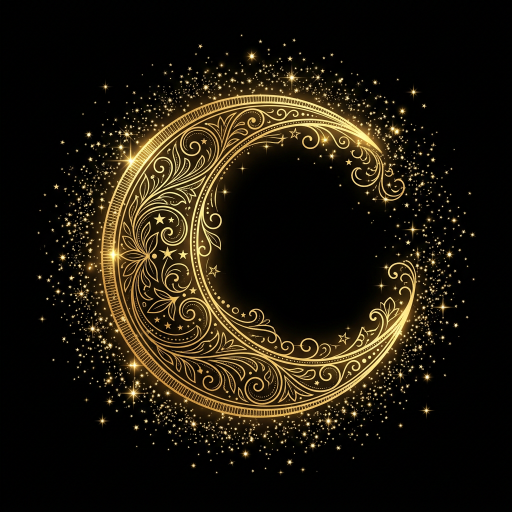
#> input picture invitacion-boda/plataforma/assets/luna.png, 1024 x 1024 px, given in place of sobre-cerrado.png, which was not available (shown at 1/2 size)
$ python build.py plataforma/assets/luna.png
#> lines starting #> are read from the running program, lines starting #| are printed output that depends on the picture
#!/usr/bin/env python3
"""Construye una versión de la web: python3 build.py <higgsfield|canva>
Lee assets/<version>/ (PNG/MP4 originales) y deja dist/<version>/boda/ + boda-para-subir-<version>.zip"""
import sys, os, shutil, subprocess, zipfile
from PIL import Image, ImageDraw, ImageFilter

ver = sys.argv[1]
ROOT = os.path.dirname(os.path.abspath(__file__))
SRC, A = f"{ROOT}/src", f"{ROOT}/assets/{ver}"
OUT = f"{ROOT}/dist/{ver}/boda"
shutil.rmtree(f"{ROOT}/dist/{ver}", ignore_errors=True)
shutil.copytree(SRC, OUT)
os.makedirs(f"{OUT}/img", exist_ok=True); os.makedirs(f"{OUT}/video", exist_ok=True)

def load(n): return Image.open(f"{A}/{n}.png").convert("RGB")
#> called with n = 'sobre-cerrado'
#> returned value is the input picture: PIL image 1024x1024 RGB; mean R, G, B 30.6, 24.4, 13
def has(n): return os.path.exists(f"{A}/{n}.png")
def save(im, name, w, q=80):
#> called with name = 'sobre-cerrado', w = 720, q = 78
    if im.width > w: im = im.resize((w, round(im.height * w / im.width)), Image.LANCZOS)
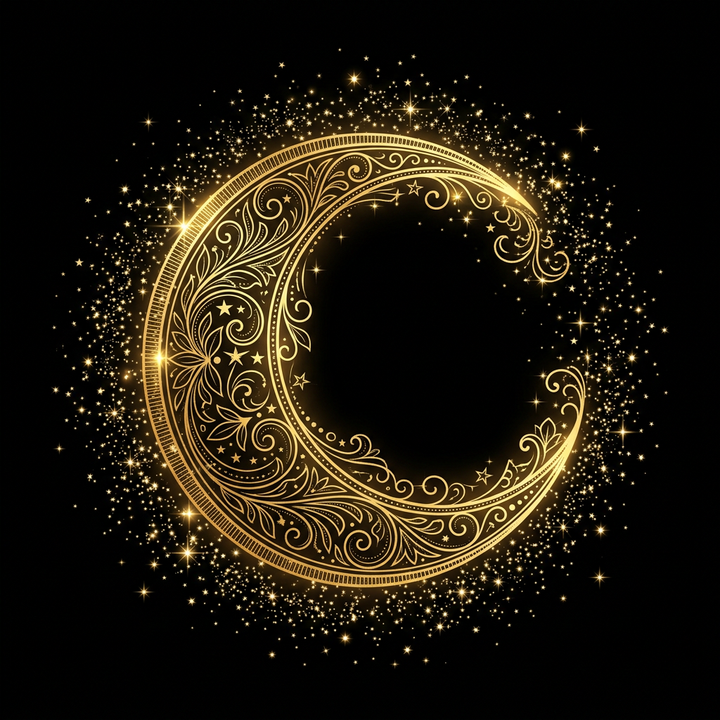
#> im: PIL image 720x720 RGB; mean R, G, B 30.5, 24.5, 13.2
    im.save(f"{OUT}/img/{name}.webp", "WEBP", quality=q, method=6)
    return im

save(load("sobre-cerrado"), "sobre-cerrado", 720, 78)
save(load("sobre-abierto"), "sobre-abierto", 720, 78)
#> call 2 of load, with n = 'sobre-abierto'
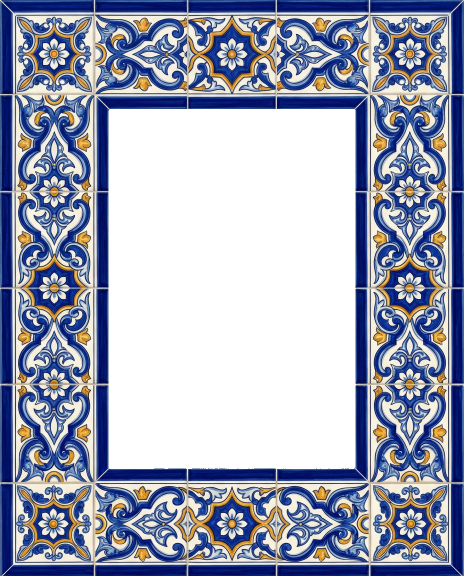
#> input picture invitacion-boda/plataforma/assets/marco-azulejo-a.png, 928 x 1152 px, given in place of sobre-abierto.png, which was not available (shown at 1/2 size)
#> call 2 of save, with name = 'sobre-abierto', w = 720, q = 78
#> in save (call 2), `if im.width > w: im = im.resize((w, round(im.height * w / im.width)), ..`:
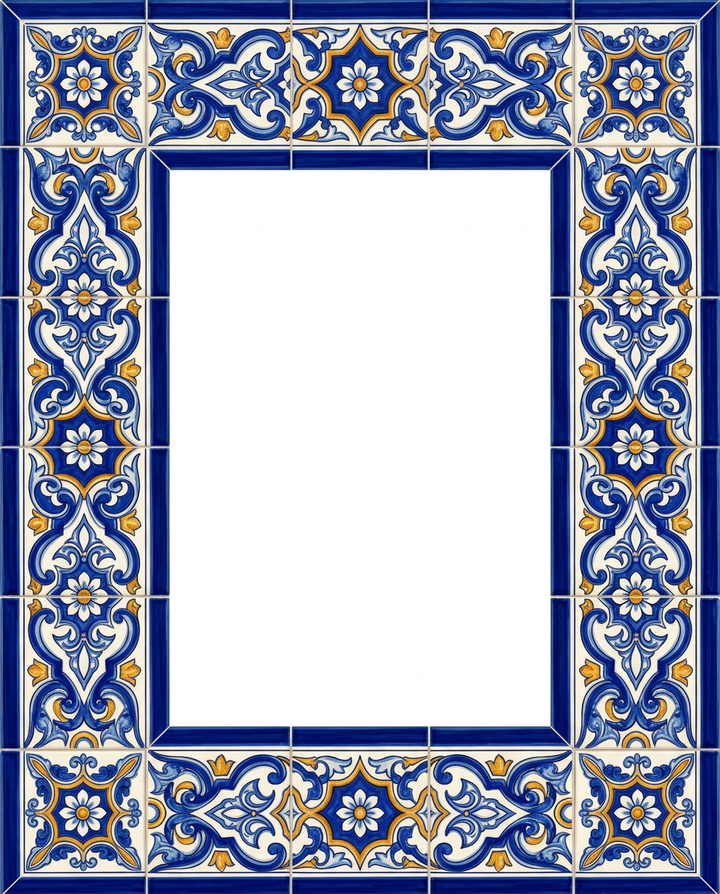
#> im: PIL image 720x894 RGB; mean R, G, B 158.1, 163.8, 184.5
p = load("portada"); save(p, "portada-600", 600, 78); save(p, "portada-900", 900, 78)
#> call 3 of save, with name = 'portada-600', w = 600, q = 78
#> in save (call 3), `if im.width > w: im = im.resize((w, round(im.height * w / im.width)), ..`:
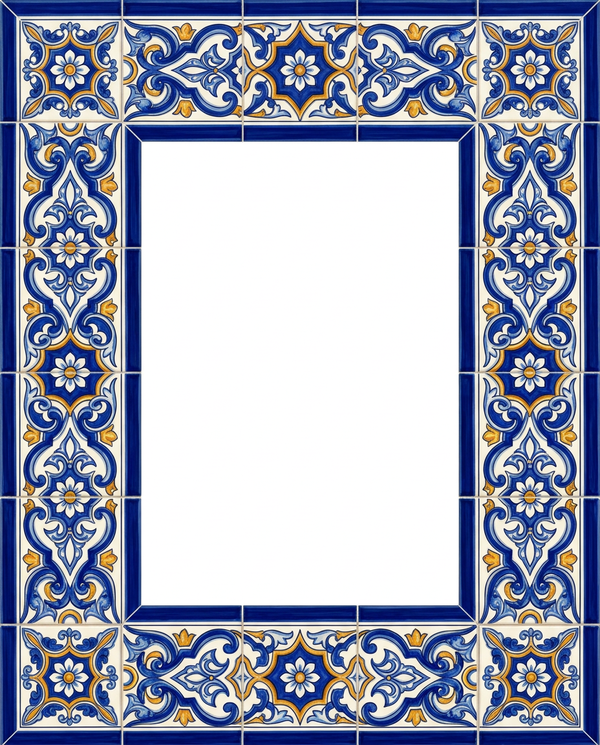
#> im: PIL image 600x745 RGB; mean R, G, B 158, 163.8, 184.5
#> call 4 of save, with name = 'portada-900', w = 900, q = 78
#> in save (call 4), `if im.width > w: im = im.resize((w, round(im.height * w / im.width)), ..`:
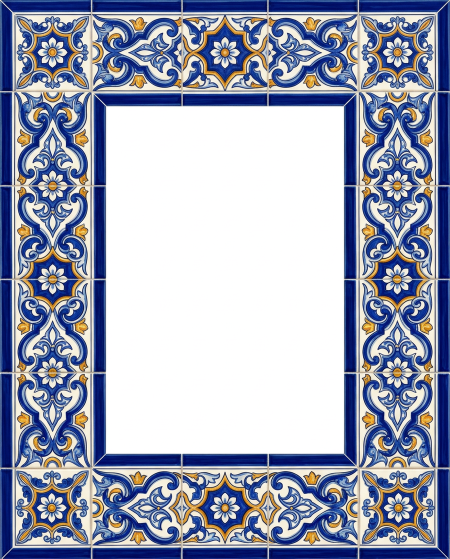
#> im: PIL image 900x1117 RGB (shown at 1/2 size); mean R, G, B 158.1, 163.9, 184.5
save(load("flores-transicion"), "flores-transicion", 1000, 80)
#> (the run stopped early here; a loop or call above may not have finished)
